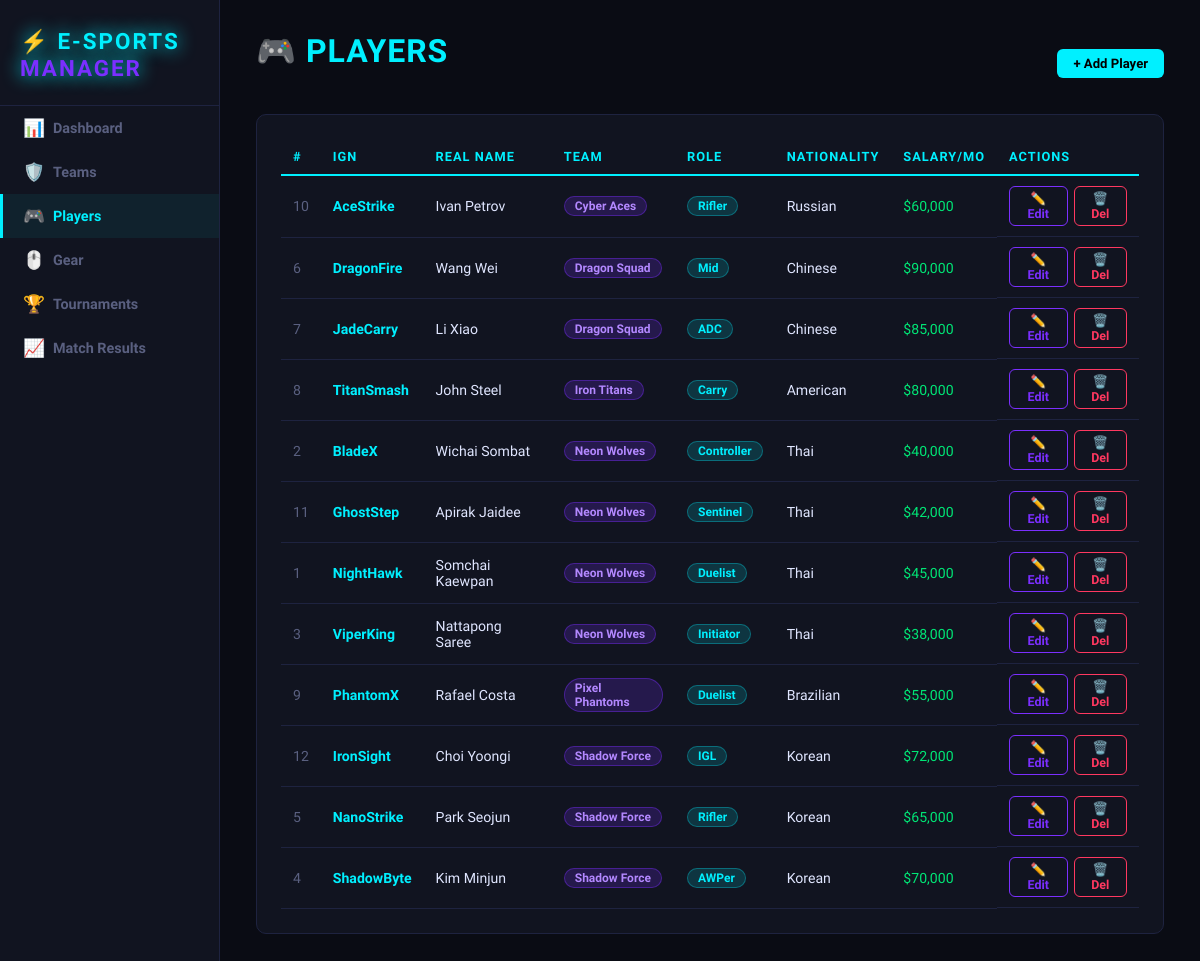
The page /players on the database its author committed.
### tables this page shows
CREATE TABLE Players (
        player_id   INTEGER PRIMARY KEY AUTOINCREMENT,
        team_id     INTEGER NOT NULL,
        ign         TEXT    NOT NULL UNIQUE,
        real_name   TEXT    NOT NULL,
        role        TEXT    NOT NULL,
        nationality TEXT    NOT NULL,
        salary      INTEGER NOT NULL DEFAULT 0,
        FOREIGN KEY (team_id) REFERENCES Teams(team_id) ON DELETE CASCADE
    );

CREATE TABLE Teams (
        team_id   INTEGER PRIMARY KEY AUTOINCREMENT,
        team_name TEXT    NOT NULL UNIQUE,
        game      TEXT    NOT NULL,
        country   TEXT    NOT NULL,
        founded   DATE    NOT NULL,
        logo_url  TEXT
    );

### app.py (the view)
@app.route('/players')
def players():
    conn = get_db()
    rows = conn.execute("""
        SELECT p.*, t.team_name FROM Players p
        JOIN Teams t ON p.team_id = t.team_id ORDER BY t.team_name, p.ign
    """).fetchall()
    teams = conn.execute("SELECT team_id, team_name FROM Teams ORDER BY team_name").fetchall()
    conn.close()
    return render_template('players.html', players=rows, teams=teams)

### app.py (called while the page is built)
def get_db():
    conn = sqlite3.connect(DB_PATH)
    conn.row_factory = sqlite3.Row
    conn.execute("PRAGMA foreign_keys = ON")
    return conn

### templates/players.html (shortened to what this page needs)
{% extends 'base.html' %}
{% block content %}
<div class="page-header">
  <h1>🎮 <span class="hl">PLAYERS</span></h1>
  <button class="btn btn-primary" onclick="openModal('addPlayerModal')">+ Add Player</button>
</div>
<div class="card">
  <div class="scrollable">
  <table>
    <thead><tr>
      <th>#</th><th>IGN</th><th>Real Name</th><th>Team</th><th>Role</th><th>Nationality</th><th>Salary/mo</th><th>Actions</th>
    </tr></thead>
    <tbody>
    {% for p in players %}
    <tr>
      <td style="color:var(--muted);">{{ p.player_id }}</td>
      <td><strong style="color:var(--accent);">{{ p.ign }}</strong></td>
      <td>{{ p.real_name }}</td>
      <td><span class="badge badge-purple">{{ p.team_name }}</span></td>
      <td><span class="badge badge-blue">{{ p.role }}</span></td>
      <td>{{ p.nationality }}</td>
      <td style="color:var(--green);">${{ "{:,.0f}".format(p.salary) }}</td>
      <td style="display:flex;gap:6px;">
        <button class="btn btn-edit btn-sm"
          onclick="openEditPlayer({{ p.player_id }},'{{ p.ign }}','{{ p.real_name }}',{{ p.team_id }},'{{ p.role }}','{{ p.nationality }}',{{ p.salary }})">
          ✏️ Edit
        </button>
        <form method="POST" action="/players/delete/{{ p.player_id }}" onsubmit="return confirm('Delete {{ p.ign }}?')">
          <button class="btn btn-danger btn-sm">🗑️ Del</button>
        </form>
      </td>
    </tr>
    {% endfor %}
    </tbody>
  </table>
  </div>
</div>
{% endblock %}

### templates/base.html (style rules this page uses)
:root { --bg: #0a0c14; --card: #111420; --border: #1e2340; --accent: #00f0ff; --accent2: #7b2fff; --red: #ff3860; --green: #00e676; --gold: #ffd700; --text: #e0e6ff; --muted: #5a6080; }
*, *::before, *::after { box-sizing: border-box; margin: 0; padding: 0; }
body { font-family: 'Exo 2', sans-serif; background: var(--bg); color: var(--text); min-height: 100vh; display: flex; }
h1 { font-family: 'Rajdhani', sans-serif; font-size: 2rem; font-weight: 700; letter-spacing: 1px; margin-bottom: 24px; color: #fff; }
h1 .hl { color: var(--accent); }
.card { background: var(--card); border: 1px solid var(--border); border-radius: 10px; padding: 24px; margin-bottom: 24px; }
table { width: 100%; border-collapse: collapse; font-size: .88rem; }
thead tr { border-bottom: 2px solid var(--accent); }
th { font-family: 'Rajdhani', sans-serif; text-align: left; padding: 10px 12px; color: var(--accent); font-size: .8rem; letter-spacing: 1px; text-transform: uppercase; }
td { padding: 10px 12px; border-bottom: 1px solid var(--border); }
.badge { display: inline-block; padding: 2px 10px; border-radius: 20px; font-size: .75rem; font-weight: 600; }
.badge-blue { background: rgba(0,240,255,.15); color: var(--accent); border: 1px solid rgba(0,240,255,.3); }
.badge-purple { background: rgba(123,47,255,.2); color: #b388ff; border: 1px solid rgba(123,47,255,.4); }
.btn { padding: 7px 16px; border-radius: 6px; font-family: 'Exo 2', sans-serif; font-size: .82rem; font-weight: 600; cursor: pointer; border: none; text-decoration: none; display: inline-flex; align-items: center; gap: 6px; transition: all .2s; }
.btn-primary { background: var(--accent); color: #000; }
.btn-danger { background: transparent; color: var(--red); border: 1px solid var(--red); }
.btn-edit { background: transparent; color: var(--accent2); border: 1px solid var(--accent2); }
.btn-sm { padding: 4px 10px; font-size: .78rem; }
.page-header { display: flex; align-items: center; justify-content: space-between; margin-bottom: 20px; }
.scrollable { overflow-x: auto; }

### rows shown on the page
Players: player_id "10", ign "AceStrike", real_name "Ivan Petrov", team_name "Cyber Aces", role "Rifler", nationality "Russian", salary "60,000"
Players: player_id "6", ign "DragonFire", real_name "Wang Wei", team_name "Dragon Squad", role "Mid", nationality "Chinese", salary "90,000"
Players: player_id "7", ign "JadeCarry", real_name "Li Xiao", team_name "Dragon Squad", role "ADC", nationality "Chinese", salary "85,000"
Players: player_id "8", ign "TitanSmash", real_name "John Steel", team_name "Iron Titans", role "Carry", nationality "American", salary "80,000"
Players: player_id "2", ign "BladeX", real_name "Wichai Sombat", team_name "Neon Wolves", role "Controller", nationality "Thai", salary "40,000"
Players: player_id "11", ign "GhostStep", real_name "Apirak Jaidee", team_name "Neon Wolves", role "Sentinel", nationality "Thai", salary "42,000"
Players: player_id "1", ign "NightHawk", real_name "Somchai Kaewpan", team_name "Neon Wolves", role "Duelist", nationality "Thai", salary "45,000"
Players: player_id "3", ign "ViperKing", real_name "Nattapong Saree", team_name "Neon Wolves", role "Initiator", nationality "Thai", salary "38,000"
Players: player_id "9", ign "PhantomX", real_name "Rafael Costa", team_name "Pixel Phantoms", role "Duelist", nationality "Brazilian", salary "55,000"
Players: player_id "12", ign "IronSight", real_name "Choi Yoongi", team_name "Shadow Force", role "IGL", nationality "Korean", salary "72,000"
Players: player_id "5", ign "NanoStrike", real_name "Park Seojun", team_name "Shadow Force", role "Rifler", nationality "Korean", salary "65,000"
Players: player_id "4", ign "ShadowByte", real_name "Kim Minjun", team_name "Shadow Force", role "AWPer", nationality "Korean", salary "70,000"
